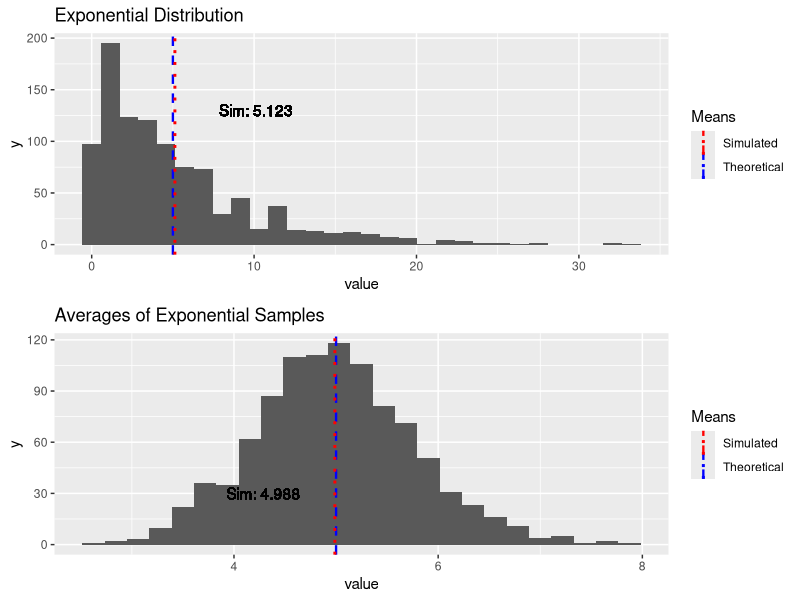
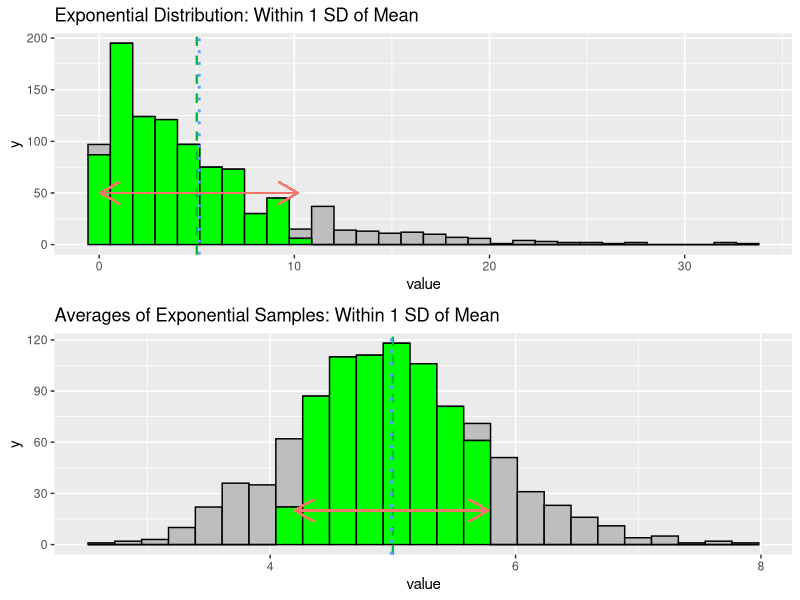

Source code (R) for these figures, in order:
## ---- chunk 1
knitr::opts_chunk$set(echo = TRUE)
## ---- chunk 2
# Libraries
library(ggplot2)
library(dplyr)
library(cowplot)
library(tidyr)

# Simulations 
lambda = rate = 0.2
Tmean = 1/lambda
D1 <- data.frame(rexp(n = 1000, rate = 0.2))
Smean1 = round(mean(D1[,]),3)

D2 <- data.frame(matrix(rexp(40000, .2),1000,40))
aves <- apply(D2, 1, mean)
Smean2 =round(mean(aves),3)
## ---- chunk 3
# Data Exploration and Visualization

clrs = c("Theoretical" = "blue","Simulated"  = "red")

hist1 <- ggplot(gather(D1), aes(x=value)) +
  geom_histogram(bins = 30) + 
  geom_vline(aes(xintercept = Tmean, color = "Theoretical"), size =.8, linetype = "dashed", show.legend = T) + 
  geom_vline(aes(xintercept = Smean1, color = "Simulated"), size =1, linetype = "dotted", show.legend = T)+
  ggtitle("Exponential Distribution")+
  scale_color_manual(name = "Means", values = clrs)+
  geom_text(aes(x = Smean1 + 5, y = 130, label = paste("Sim:",Smean1)))


hist2 <- ggplot(gather(data.frame(aves)), aes(x = value)) + 
  geom_histogram(bins = 25) 

shift2 <- NULL
if (Smean2 < Tmean) {shift2 = -.7} else {shift2 = .7}

hist2 = hist2 + geom_vline(aes(xintercept = Tmean,color = "Theoretical"), size=.8, linetype = "dashed", show.legend = T) +
  geom_vline(aes(xintercept = Smean2, color = "Simulated"), size =1, linetype = "dotted", show.legend = T) + 
  ggtitle("Averages of Exponential Samples") +
  theme(legend.position = "right") + 
    geom_text(aes(x = Smean2 + shift2, y = 30, 
                  label = paste("Sim:",Smean2))) +
  scale_color_manual(name = "Means", values = clrs)
## ---- chunk 4
plot_grid(hist1, hist2, nrow = 2, ncol=1)
## ---- chunk 5
var1 = round(var(D1[,]),3)
var2 = round(var(aves),3)
sd1 = round(sd(D1[,]),3)
sd2 = round(sd(aves),3)
spread <- data.frame("Simulated.Variance" = c(var1, var2), "Simulated.St.Dev" = c(sd1, sd2), row.names = c("Exponential", "Averages from Exponential"))
spread
## ---- chunk 6
m1 <- mean(D1[,])
g1 <- gather(D1)
# Create Column with value TRUE for elements within 1 st dev of simulated mean
g1[3] <- (g1$value > (m1 - sd1)) & (g1$value < (m1 + sd1))

hist3 <- ggplot(g1, aes(x=value, fill = V3)) +
  geom_histogram(color = "black", bins = 30) + 
  geom_vline(aes(xintercept = Tmean, color = "blue"), size =.8, linetype = "dashed", show.legend = F) + 
  geom_vline(aes(xintercept = Smean1, color = "red"), size =1, linetype = "dotted", show.legend = F)+
  ggtitle("Exponential Distribution: Within 1 SD of Mean")+
  geom_segment(aes(x = Smean1 - sd1, y = 50, xend = Smean1 + sd1, yend = 50, color = "black"),  arrow = arrow(length = unit(0.1, "npc"), ends = "both"))+
  scale_fill_manual(values = c("gray", "green"))+
  theme(legend.position = "none")

g <- gather(data.frame(aves))
m2 <- mean(aves)

# Create Column with value TRUE for elements within 1 st dev of simulated mean
g[3] <- (g$value > m2 - sd2) & (g$value < m2 + sd2)

hist4 <- ggplot(g, aes(x = value, fill = V3)) + 
  geom_histogram(bins = 25, color = "black") +
  scale_fill_manual(values = c("gray", "green"))

hist4 = hist4 + 
  geom_vline(aes(xintercept = Tmean,color = "blue"), size=.8, linetype = "dashed", show.legend = F) +
  geom_vline(aes(xintercept = Smean2, color = "red"), size =1, linetype = "dotted", show.legend = F) + 
  ggtitle("Averages of Exponential Samples: Within 1 SD of Mean") +
  #theme(legend.position = "right") + 
    geom_segment(aes(x = Smean2 - sd2, y = 20, xend = Smean2 + sd2, yend = 20, color = "black"), arrow = arrow(length = unit(0.1, "npc"), ends = "both")) +
  theme(legend.position = "none")

plot_grid(hist3, hist4, nrow = 2, ncol=1)
## ---- chunk 7
m1 <- mean(D1[,])
D1.1SD <- mean(D1[,] > (m1 - sd1) & D1[,] < (m1+sd1))
D1.2SD <- mean(D1[,] > (m1 - 2*sd1) & D1[,] < (m1+2*sd1))
D1.3SD <- mean(D1[,] > (m1 - 3*sd1) & D1[,] < (m1+3*sd1))

m2 <- mean(aves)
D2.1SD <- mean(aves > (m2 - sd2) & aves < (m2+sd2))
D2.2SD <- mean(aves > (m2 - 2*sd2) & aves < (m2 + 2*sd2))
D2.3SD <- mean(aves > (m2 - 3*sd2) & aves < (m2+3*sd2))

spread2 <- data.frame("Percent.1.SD" = c(D1.1SD, D2.1SD), "Percent.2.SD" = c(D1.2SD, D2.2SD), "Percent.3.SD" = c(D1.3SD, D2.3SD), row.names = c("Exponential", "Averages from Exponential"))
spread2 <- spread2 * 100
spread2
